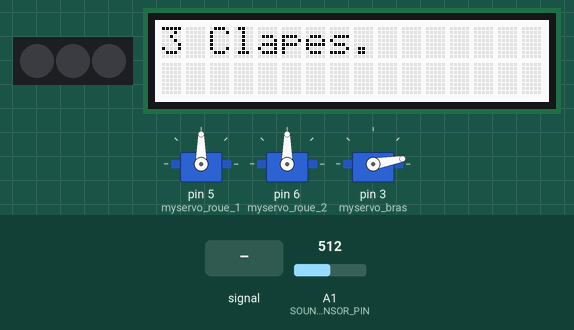
This sketch was run on a simulated Arduino Uno, built with avr-gcc and run on an emulated ATmega328P. On the bench: 3 RGB LEDs in strip order, left to right, 3 × servo, 16×2 character LCD. Inputs (shaded band) come from the test bench; at power-on: A1 (SOUND_SENSOR_PIN) = 512. Dim RGB values are drawn brighter than linear; what the sketch prints to the serial monitor is not drawn.

Above: at 1.7 s.
1.8 s: A1 (SOUND_SENSOR_PIN) set to 493
At 7.6 s:
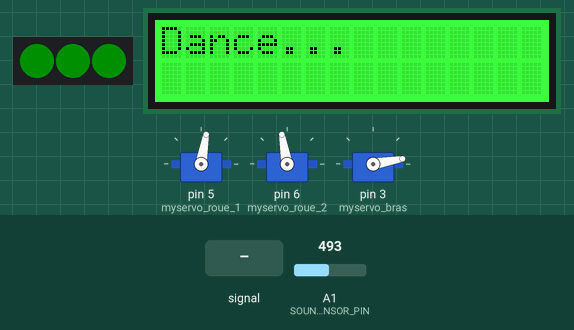
7.8 s: A1 (SOUND_SENSOR_PIN) fed a 200 Hz sine of ±81 counts around its level
At 10.3 s:
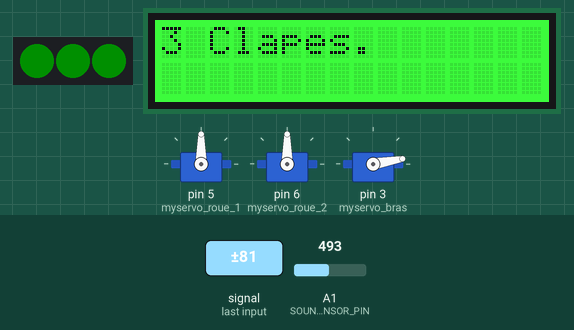
16.6 s: A1 (SOUND_SENSOR_PIN) set to 306
At 18.7 s:
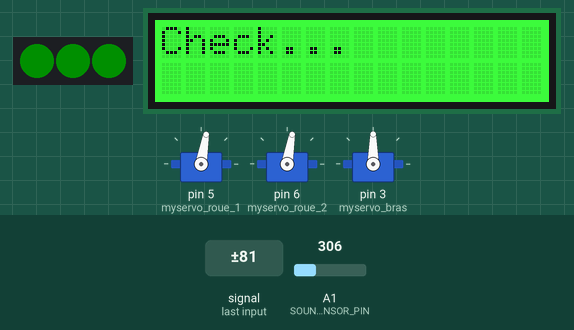
Timing chart, 0 to 20.6 s (numbered marks = the images above; inputs shaded):
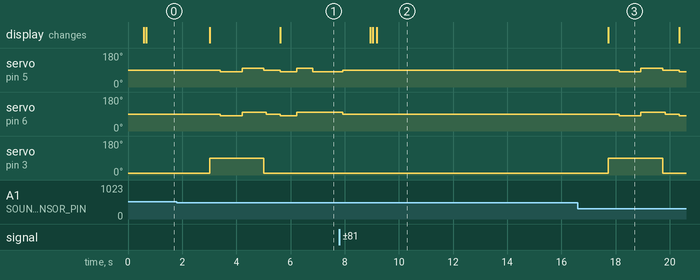

Measured:
- the behaviour switches between 501 and 500 on A1 (SOUND_SENSOR_PIN) (found by bisection; images 0 and 1)
- after the input at 1.8 s, servo on pin 5 (myservo_roue_1): 90° → 80° after 1.6 s, → 100° 0.80 s later, → 90° 0.80 s later, → 80° 0.61 s later, … (6 changes in this stretch); servo on pin 6 (myservo_roue_2): 90° → 80° after 1.6 s, → 100° 0.80 s later, → 90° 0.90 s later, → 80° 0.51 s later, … (5 changes in this stretch)
- after the input at 7.8 s, the display: first differs from a run without the input after 1.2 s (image 2 shows a later state)
- after the input at 16.6 s, servo on pin 5 (myservo_roue_1): 90° → 80° after 1.5 s, → 100° 0.80 s later, → 90° 0.80 s later, → 80° 0.61 s later; servo on pin 6 (myservo_roue_2): 90° → 80° after 1.5 s, → 100° 0.80 s later, → 90° 0.90 s later, → 80° 0.51 s later

The sketch:

Robot_NYNA.ino
```cpp
// coll-fev2024
//Projets réalisés au Fablab MASTIC (UGA) par les collegiens accueillis lors du stage 3eme organisé par Persyval en fevrier 2024

#include <Servo.h>
#include <Adafruit_NeoPixel.h>
#include <Wire.h>
#include "rgb_lcd.h"

//define PIN
#define SOUND_SENSOR_PIN  A1
#define LED_PIN  A2

//define params
#define LED_COUNT 3

// define colors
#define RED 1
#define GREEN 2
#define BLUE 3
#define NOPE 0


//Variable temps du dernier clap(pour mesurer le temps qu'il reste avant d'arreter de compter les clapes)
long timeLastClap = 0;

//Variable compte le nombre de claps sur un court laps de temps
int nombreDeClape = 0;

//Variable pour manipuler le ruban de led:
Adafruit_NeoPixel strip(LED_COUNT, LED_PIN, NEO_GRB + NEO_KHZ800);

//Variable pour manipuler l'ecran LCD
rgb_lcd lcd;

// Variables pour manipuler les servo-moteurs
Servo myservo_roue_1;
Servo myservo_roue_2;

Servo myservo_bras;


void setup()
{
    // initialisaiton moniteur serie
    Serial.begin(9600);

    // initialisation ruban de leds
    strip.begin();
    strip.show();
    strip.setBrightness(50);

    // initialisation des servo moteurs
    myservo_roue_1.attach(5);
    myservo_roue_2.attach(6);
    myservo_bras.attach(3);

    myservo_bras.write(10);
    myservo_roue_1.write(90);
    myservo_roue_2.write(90);

    // initialisation ecran LCD
    lcd.begin(16, 2);
    lcd.setRGB(255, 255, 255);

    delay(500);
    lcd.print("setup OK");
}

//fonction pour recuperer le volume sonore
int get_sound_value(void)
{
    int soundValue = 0;
    for (int i = 0; i < 32; i++)
    {
        soundValue += analogRead(SOUND_SENSOR_PIN);
    }
    soundValue >>= 5;
    return (soundValue);
}

//fonction pour ecrire une phrase sur l'ecran LCD
void printLCD(const char *str)
{
  lcd.clear();
  lcd.home();
  lcd.print(str);
}

//fonction pour appliquer une couleur aux leds
void set_leds_colors(int color)
{
    int32_t col = strip.Color(0, 0, 0);

    if (color == RED)
    {
        col = strip.Color(80, 0, 0);
        lcd.setRGB(255, 0, 0);
    }
    else if (color == GREEN)
    {
        col = strip.Color(0, 80, 0);
        lcd.setRGB(0, 255, 0);
    }
    else if (color == BLUE)
    {
        col = strip.Color(0, 0, 80);
        lcd.setRGB(0, 0, 255);
    }
    strip.fill(col);
    strip.show();
}

//fonction pour faire 'dancer' le robot
void dancing(void)
{
  Serial.println("fonction Dancing ...");
  printLCD("Dance...");
  myservo_roue_1.write(80);
  myservo_roue_2.write(80);
  delay(600);
  myservo_roue_1.write(100);
  myservo_roue_2.write(100);
  delay(600);
  myservo_roue_1.write(80);
  myservo_roue_2.write(100);
  delay(500);
  myservo_roue_1.write(80);
  myservo_roue_2.write(100);
  delay(600);
  myservo_roue_1.write(90);
  myservo_roue_2.write(90);
  delay(1000);
  Serial.println("fonction Dancing END");

}

//fonction pour faire un check: lever le bras et tourner
void fonction_check(void)
{
    Serial.println("fonction check ...");
    printLCD("Check...");

    myservo_bras.write(90);
    delay(400);
    myservo_roue_1.write(80);
    myservo_roue_2.write(80);
    delay(800);
    myservo_roue_1.write(100);
    myservo_roue_2.write(100);
    delay(800);
    myservo_bras.write(10);
    myservo_roue_1.write(90);
    delay(100);
    myservo_roue_2.write(90);
    delay(500);
    Serial.println("fonction check END");
}

void loop()
{
    int soundValue = get_sound_value();
    Serial.print("Sound value > ");
    Serial.println(soundValue);

    // si un pic de son est detecté:
    if (soundValue > 500)
    {
        Serial.print(" ||||||| CLAP |||||||||| ");
        timeLastClap = millis();
        nombreDeClape += 1;
        if (nombreDeClape == 1)
        {
          printLCD("1 Clape...");
        }
        else if (nombreDeClape == 2)
        {
          printLCD("2 Clapes...");
        }
        else if (nombreDeClape == 3)
        {
            printLCD("3 Clapes.");
        }
    }
    // si un (ou plusieur) clape a ete entendu et que le temps d'attente (1200 ms) est ecoulé
    if (nombreDeClape != 0 && millis() - timeLastClap > 1200)
    {
        if (nombreDeClape == 1)
        {
            Serial.println("nombreDeClape == 1");
            set_leds_colors(RED);
            fonction_check();
            dancing();
            printLCD("Bien Joue");
        }
        else if (nombreDeClape == 2)
        {
            Serial.println("nombreDeClape == 2");
            set_leds_colors(BLUE);
            fonction_check();
            dancing();
            printLCD("Pas Mal");
        }
        else if (nombreDeClape >= 3)
        {
            Serial.print("nombreDeClape: ");
            Serial.println(nombreDeClape);
            set_leds_colors(GREEN);
            fonction_check();
            dancing();
            printLCD("Excellent!");
        }
        timeLastClap = 0;
        nombreDeClape = 0;
    }
    delay(20);
}
```
